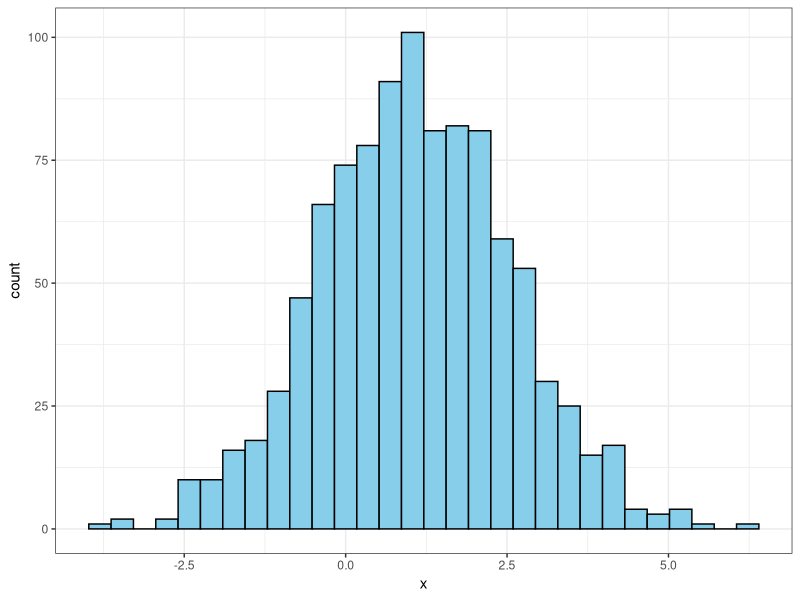
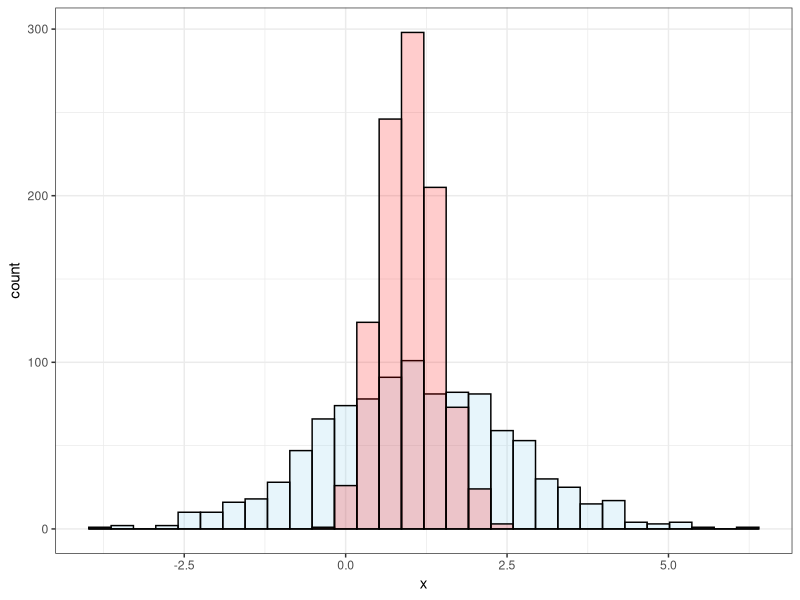

Write R code to recreate these figures, in order.
## ---- chunk 1
library(tidyverse)
library(ggplot2)
library(broom)

# Function to create dataset with N observations
data_sample <- function(N = 100, alpha = 0, beta = 1, sd_e = 4) {
  data <- tibble(
    x = runif(N, 0, 1),
    y = alpha + beta*x + rnorm(N, mean=0, sd=sd_e) )
  return(data)
}
## ---- chunk 2
set.seed(1) # Set a seed because the error term is random
df100 <- data_sample(N=100)

nrow(df100)
head(df100)

## ---- chunk 3
set.seed(1)
df1000 <- data_sample(N=1000)

# Did the estimate of beta change?
# What happened to std error, p-val, and confidence interval?
lm2 <- lm(y ~ x, data = df1000)
tidy(lm2, conf.int = T, conf.level = 0.95)
## ---- chunk 4

# Create a random dataset, and return the estimate of beta
estimate_beta <- function(N = 100) {
  df <- data_sample(N)
  lm <- lm(y ~ x, data = df)
  return(lm$coefficient["x"])
}

set.seed(1)
estimate_beta()

## ---- chunk 5
N <- 100
ndatasets <- 1000

# Recall: lapply() is like a for loop
set.seed(1)
betas <- lapply(1:ndatasets, function(i) estimate_beta(N)) %>% 
  bind_rows()

nrow(betas)

## ---- chunk 6

ggplot(betas, aes(x=x)) + 
  theme_bw() + 
  geom_histogram(color="black", 
                 fill="skyblue")
## ---- chunk 7
set.seed(1)
N <- 1000 #<<
betas$x2 <-lapply(1:ndatasets,
                function(i) estimate_beta(N)) %>% 
       bind_rows()

ggplot(betas) + 
  theme_bw() + 
  geom_histogram(aes(x=x), alpha=0.2,
                 color="black", 
                 fill="skyblue") + 
  geom_histogram(aes(x=x2$x), alpha=0.2,
                 color="black", 
                 fill="red")
